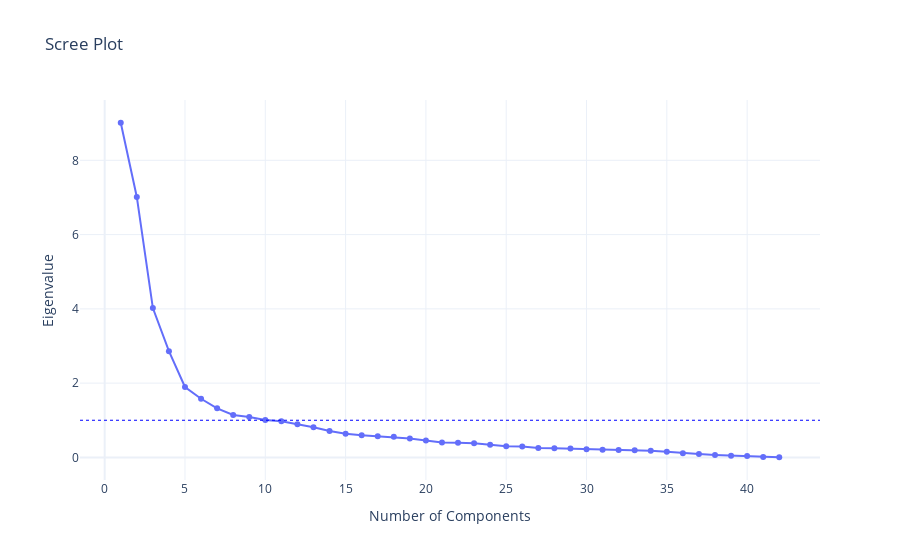

The cell this chart's notebook holds for it:
### Markdown cell above
### Scree Plot

### Code cell
import plotly.graph_objects as go

# Get the eigenvalues (explained variance)
eigenvalues = pca.explained_variance_

# Plot the scree plot using Plotly
fig = go.Figure()
fig.add_trace(go.Scatter(x=list(range(1, len(eigenvalues) + 1)), y=eigenvalues, mode='lines+markers'))

fig.update_layout(title='Scree Plot', xaxis_title='Number of Components',
    yaxis_title='Eigenvalue', template='plotly_white'
)
fig.add_hline(y=1, line_width=1, line_dash="dot", line_color="blue", )
fig.show()

### Figure 1 — Plotly figure (JSON) as saved in the notebook; plotly's stock layout.template omitted (floating-point values rounded to 4 significant figures)
{"data": [{"mode": "lines+markers", "type": "scatter", "x": [1, 2, 3, 4, 5, 6, 7, 8, 9, 10, 11, 12, 13, 14, 15, 16, 17, 18, 19, 20, 21, 22, 23, 24, 25, 26, 27, 28, 29, 30, 31, 32, 33, 34, 35, 36, 37, 38, 39, 40, 41, 42], "y": [9.012, 7.014, 4.021, 2.861, 1.895, 1.579, 1.321, 1.144, 1.088, 1.008, 0.9732, 0.8927, 0.8121, 0.7085, 0.6377, 0.5956, 0.5719, 0.5551, 0.5113, 0.4554, 0.4023, 0.3919, 0.3791, 0.3376, 0.3003, 0.2921, 0.2553, 0.2485, 0.2375, 0.2162, 0.2066, 0.1975, 0.1894, 0.1813, 0.1489, 0.1094, 0.08858, 0.06435, 0.04589, 0.03559, 0.01137, 0.003601]}], "layout": {"shapes": [{"line": {"color": "blue", "dash": "dot", "width": 1}, "type": "line", "x0": 0, "x1": 1, "xref": "x domain", "y0": 1, "y1": 1, "yref": "y"}], "title": {"text": "Scree Plot"}, "xaxis": {"title": {"text": "Number of Components"}}, "yaxis": {"title": {"text": "Eigenvalue"}}}}
